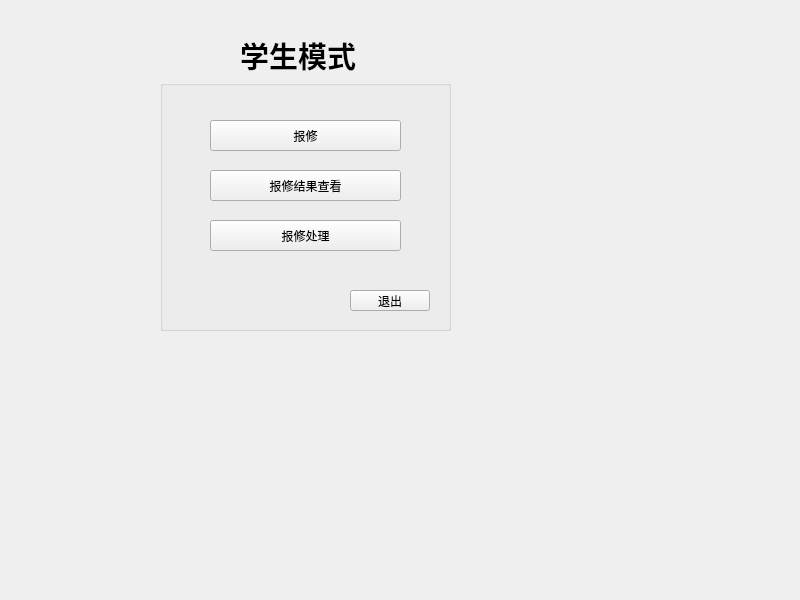
<?xml version="1.0" encoding="UTF-8"?>
<ui version="4.0">
 <class>StudentWindow</class>
 <widget class="QWidget" name="StudentWindow">
  <property name="geometry">
   <rect>
    <x>0</x>
    <y>0</y>
    <width>800</width>
    <height>600</height>
   </rect>
  </property>
  <property name="windowTitle">
   <string>Form</string>
  </property>
  <widget class="QGroupBox" name="groupBox">
   <property name="geometry">
    <rect>
     <x>160</x>
     <y>80</y>
     <width>291</width>
     <height>251</height>
    </rect>
   </property>
   <property name="layoutDirection">
    <enum>Qt::LeftToRight</enum>
   </property>
   <property name="title">
    <string/>
   </property>
   <property name="flat">
    <bool>true</bool>
   </property>
   <property name="checkable">
    <bool>false</bool>
   </property>
   <widget class="QPushButton" name="RepairBtn">
    <property name="geometry">
     <rect>
      <x>50</x>
      <y>40</y>
      <width>191</width>
      <height>31</height>
     </rect>
    </property>
    <property name="text">
     <string>报修</string>
    </property>
   </widget>
   <widget class="QPushButton" name="RepairInfoBtn">
    <property name="geometry">
     <rect>
      <x>50</x>
      <y>90</y>
      <width>191</width>
      <height>31</height>
     </rect>
    </property>
    <property name="text">
     <string>报修结果查看</string>
    </property>
   </widget>
   <widget class="QPushButton" name="RepairProcessBtn">
    <property name="geometry">
     <rect>
      <x>50</x>
      <y>140</y>
      <width>191</width>
      <height>31</height>
     </rect>
    </property>
    <property name="text">
     <string>报修处理</string>
    </property>
   </widget>
   <widget class="QPushButton" name="ReturnLoginBtn">
    <property name="geometry">
     <rect>
      <x>190</x>
      <y>210</y>
      <width>80</width>
      <height>21</height>
     </rect>
    </property>
    <property name="text">
     <string>退出</string>
    </property>
   </widget>
  </widget>
  <widget class="QLabel" name="TitleLabel">
   <property name="geometry">
    <rect>
     <x>240</x>
     <y>20</y>
     <width>171</width>
     <height>71</height>
    </rect>
   </property>
   <property name="font">
    <font>
     <pointsize>22</pointsize>
     <bold>true</bold>
    </font>
   </property>
   <property name="text">
    <string>学生模式</string>
   </property>
   <property name="textFormat">
    <enum>Qt::AutoText</enum>
   </property>
  </widget>
 </widget>
 <resources/>
 <connections/>
</ui>
